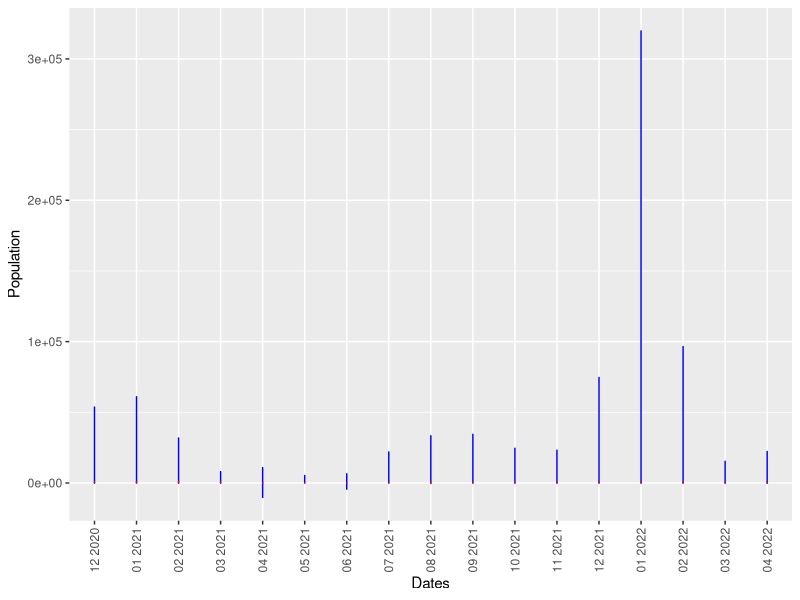
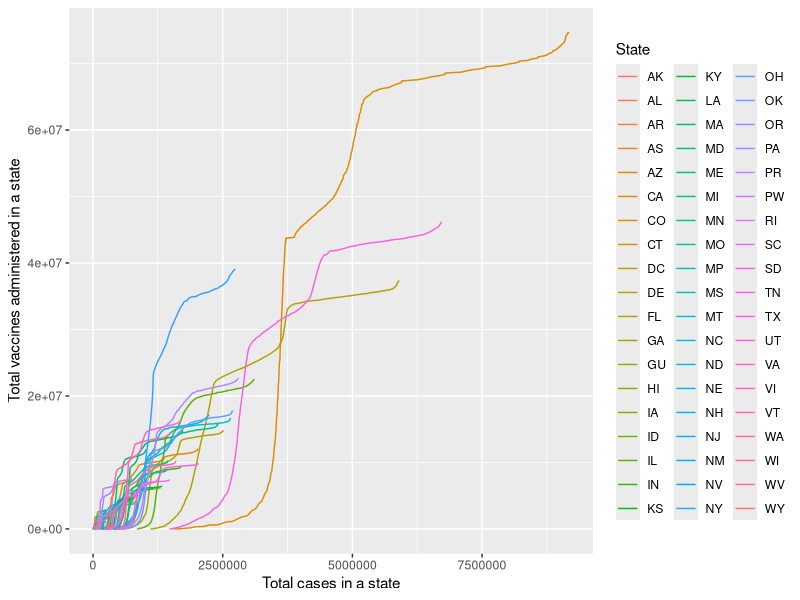
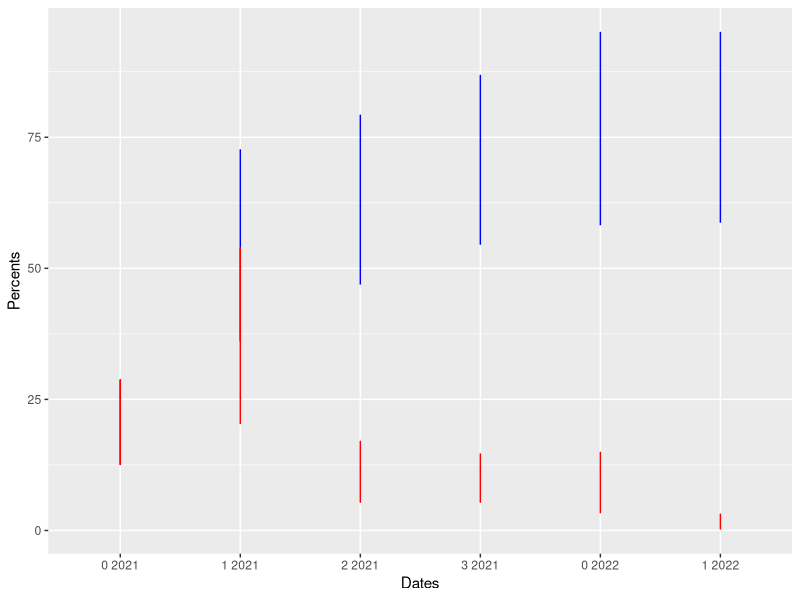
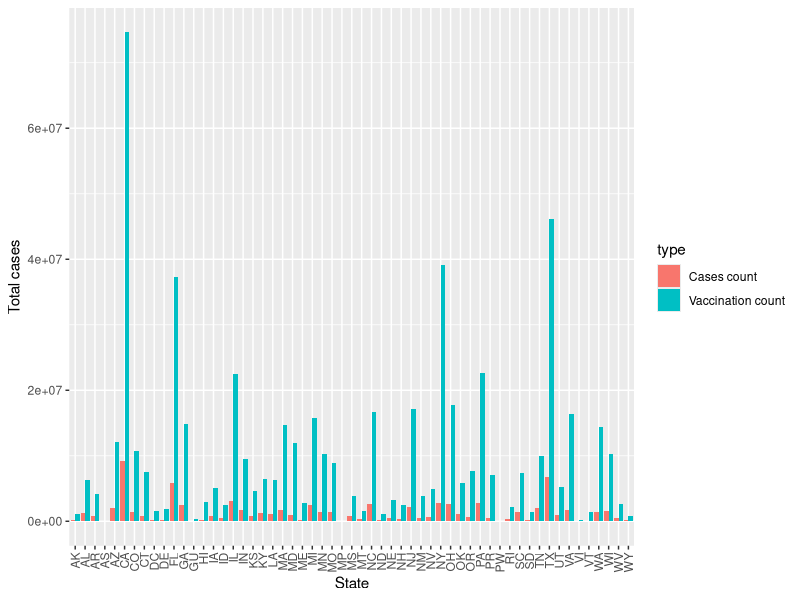

Generate these figures, in order, with R:
#### Preamble ####
# Purpose: Creating and testing the model
# Author: Isaac Ng
# Date: April 26, 2022
# Contact: isaac.ng@mail.utoronto.ca

#### Tables used in the data section ####
# necessary libraries
library(forcats)
library(dplyr)
library(haven)
library(tidyverse)
library(here)

# read in the data from models and the cleaning of data
data <- read_csv(here::here("inputs/data/final_dataset.csv"))
raw_data <- read_csv(here::here("inputs/data/raw_totals.csv"))

# add a new column which combines the dates into one that is easy to read
data["s_y"] <- paste(data$Season, data$Y_lead, sep = " ")
raw_data["m_y"] <- paste(raw_data$M, raw_data$Y, sep = " ")
raw_data <- raw_data |>
  arrange(M) |>
  arrange(Y)

# first graph comparing the percentage and percent change in population with a first vaccination dose
graph_first_vacs_over_time <- 
  data |>
  ggplot() + 
  geom_line(data = data, aes(x = fct_inorder(s_y), y = Administered_Dose1_Pop_Pct), color = "blue") +
  geom_line(data = data, aes(x = fct_inorder(s_y), y = change_in_perc_first), color = "red") +
  xlab('Dates') +
  ylab('Percents')

# second graph comparing number of new cases and number of new deaths
graph_cases_deaths_over_time <- 
  raw_data |>
  ggplot() + 
  geom_line(data = raw_data, aes(x = fct_inorder(m_y), y = new_case), color = "blue") +
  geom_line(data = raw_data, aes(x = fct_inorder(m_y), y = new_death), color = "red") +
  xlab('Dates') +
  ylab('Population') + 
  theme(axis.text.x = element_text(angle = 90, vjust = 0.5, hjust=1))

# aggregating by state
total_cases_by_state <- aggregate(cbind(tot_cases, Administered_Cumulative) ~ State, max, data = raw_data)

# intermediate steps to help the bar graph next
int_step <- data.frame(total_cases_by_state$tot_cases, total_cases_by_state$State)
int_step["type"] <- "Cases count"
colnames(int_step) = c("value","State","type")
int_step2 <- data.frame(total_cases_by_state$Administered_Cumulative, total_cases_by_state$State)
int_step2["type"] <- "Vaccination count"
colnames(int_step2) = c("value","State","type")

# the combined data (written so that it can be used in the RMD file)
combined <- int_step |>
  full_join(int_step2)
write_csv(combined, "inputs/data/combined.csv")

# third graph with the total number of cases and total number of vaccinated people by state
graph_total_cases_by_state <- combined |>
  ggplot(aes(x = State, y = value, fill= type)) + 
  geom_bar(stat="identity", position=position_dodge()) +
  theme(axis.text.x = element_text(angle = 90, vjust = 0.5, hjust=1)) +
  ylab('Total cases') +
  xlab('State')

# fourth graph comparing cases to vaccinations
graph_cases_to_vacs <- data |>
  ggplot() + 
  geom_line(data = raw_data, aes(x = tot_cases, y = Administered_Cumulative, colour = State)) +
  xlab('Total cases in a state') +
  ylab('Total vaccines administered in a state')
